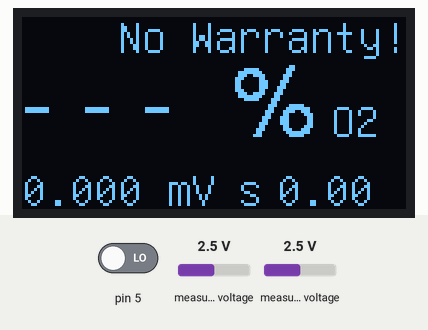
Recording of a sketch running on a simulated Arduino Uno, built with avr-gcc and run on an emulated ATmega328P. On the bench: 128×64 one-colour display. The test bench sets the inputs (shaded band); at power-on: pin 5 LOW, measured voltage 2.5 V.

Above: at 4.0 s.
At 7.1 s:
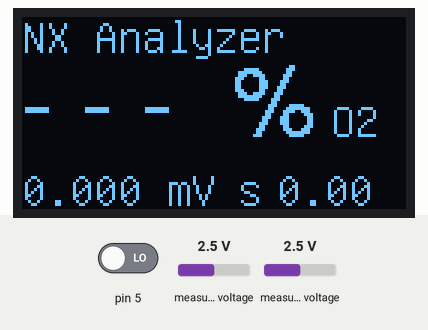

The sketch:

nitrox_analyzer.ino
```cpp
#define _
#ifdef DEBUG
#define DEBUG(x) Serial.print(x)
#define DEBUGLN(x) Serial.println(x)
#else
#define DEBUG(x)
#define DEBUGLN(x)
#endif

#include <Wire.h>
#include <RunningAverage.h>
#include <Adafruit_ADS1015.h>
#include "U8glib.h"

// see http://code.google.com/p/u8glib/wiki/device
U8GLIB_SSD1306_128X64 u8g(12, 7, 8, 9, 10);  // SW SPI Com: SCK = 4, MOSI = 5, CS = 6, A0 = 7 (new blue HalTec OLED)

char tmpstr[4];
char percentString[6];

//******** Create Objects
Adafruit_ADS1115 ads(0x48); /* Use this for the 16-bit version */

char disclaimer1[] = "NX Analyzer\0";
char disclaimer2[] = "    No Warranty!\0";
byte disclaimerid = 1;
char *warrantyptr = disclaimer1;
#define disclaimerdelay 2000
long nextdisclaimerchange = millis() + disclaimerdelay;
float o2percent = 0;
int16_t ADSresults;
float multiplier;
long millivolts = 0;
float slope = 0;
float pc = 0;
#define RA_SIZE 80
#define xdelay 20
RunningAverage RA(RA_SIZE);
int lastRAvalue = 0;

void draw(void) {
  // graphic commands to redraw the complete screen should be placed here
  u8g.setFont(u8g_font_unifont);
  //u8g.setFont(u8g_font_osb21);
  if (millis() > nextdisclaimerchange) {
    nextdisclaimerchange = millis() + disclaimerdelay;
    if (disclaimerid == 1) {
      disclaimerid = 2;
      warrantyptr = disclaimer2;
    } else {
      disclaimerid = 1;
      warrantyptr = disclaimer1;
    }
  }

  u8g.drawStr(0, 12, warrantyptr);
  u8g.setFont(u8g_font_helvR24);
  dtostrf(o2percent, 2, 1, percentString);

  DEBUG("D: O=");
  DEBUG(o2percent);
  DEBUG(" D=");
  DEBUG(RA.getDelta());
  DEBUG(" Av=");
  DEBUGLN(RA.getAverage());

  if (slope != 0 and o2percent > 0 and o2percent <= 100) {
    u8g.drawStr(0, 40, percentString);
  } else {
    u8g.drawStr(0, 40, "- - -");
  }
  u8g.drawStr(70, 40, "%");
  u8g.setFont(u8g_font_unifont);
  u8g.drawStr(103, 40, "O2");

  u8g.setFont(u8g_font_unifont);
  dtostrf(RA.getAverage() * multiplier, 3, 3, tmpstr);
  u8g.drawStr(0, 63, tmpstr);
  u8g.drawStr(40, 63, " mV s");
  dtostrf(slope, 2, 2, tmpstr);
  u8g.drawStr(85, 63, tmpstr);
}

void getADS(void) {
  millivolts = abs(ads.readADC_Differential_0_1());
  RA.addValue(millivolts);
}

void setup(void) {
  Serial.begin(9600);
  DEBUGLN("Start");
  pinMode(5, INPUT);

  // The ADC input range (or gain) can be changed via the following
  // functions, but be careful never to exceed VDD +0.3V max, or to
  // exceed the upper and lower limits if you adjust the input range!
  // Setting these values incorrectly may destroy your ADC!
  //
  // ads.setGain(GAIN_TWOTHIRDS);  // 2/3x gain +/- 6.144V  1 bit = 3mV      0.1875mV (default)
  // ads.setGain(GAIN_ONE);        // 1x gain   +/- 4.096V  1 bit = 2mV      0.125mV
  // ads.setGain(GAIN_TWO);        // 2x gain   +/- 2.048V  1 bit = 1mV    n  0.0625mV
  // ads.setGain(GAIN_FOUR);       // 4x gain   +/- 1.024V  1 bit = 0.5mV    0.03125mV
  // ads.setGain(GAIN_EIGHT);      // 8x gain   +/- 0.512V  1 bit = 0.25mV   0.015625mV
  // ads.setGain(GAIN_SIXTEEN);    // 16x gain  +/- 0.256V  1 bit = 0.125mV  0.0078125mV
  ads.setGain(GAIN_TWO);        // 2x gain   +/- 2.048V  1 bit = 1mV    n  0.0625mV
  multiplier = 0.0625F;

  // flip screen if required
  // u8g.setRot180();

  // set SPI backup if required
  // u8g.setHardwareBackup(u8g_backup_avr_spi);

  // assign default color value
  if (u8g.getMode() == U8G_MODE_R3G3B2) {
    u8g.setColorIndex(255); // white
  } else if (u8g.getMode() == U8G_MODE_GRAY2BIT) {
    u8g.setColorIndex(3); // max intensity
  } else if (u8g.getMode() == U8G_MODE_BW) {
    u8g.setColorIndex(1); // pixel on
  } else if (u8g.getMode() == U8G_MODE_HICOLOR) {
    u8g.setHiColorByRGB(255, 255, 255);
  }

  ads.begin();
  for (int cx = 0; cx <= RA_SIZE; cx++) {
    getADS();
  }

  delay(1000);
}

void calib() {
  slope = (float) RA.getAverage() / 20.95;
  delay(1200);
}

void loop(void) {
  // picture loop
  getADS();
  DEBUG("LOOP : READ=");
  DEBUG(lastRAvalue);
  DEBUG(" AV=");
  DEBUG(RA.getAverage());
  DEBUG(" PC=");
  DEBUGLN(RA.getDeltaPc());

  if (slope == 0 and lastRAvalue == (int) RA.getAverage()) {
    calib();
  }

  lastRAvalue = RA.getAverage();
  if (digitalRead(5)) {
    calib();
  }

  if (slope != 0) {
    o2percent = (float) millivolts / slope;
    delay(xdelay);
  }

  u8g.firstPage();
  do {
    draw();
  } while (u8g.nextPage());
}
```

Measured:
- what the display in image 0 shows lasts 3.2 s, from 3.9 s to 7.1 s
